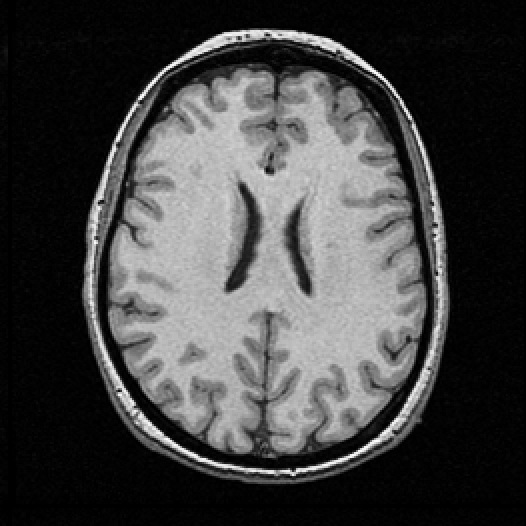
#> input picture IMA201/TPs and TDs/tpseg_03/cerveau.tif, 526 x 526 px
$ python otsu.py
#> lines starting #> are read from the running program, lines starting #| are printed output that depends on the picture; after the words box and inside, x2 and y2 are one past the last pixel; in counts of white or black regions, pixels touching at a corner belong together
### IMA201/TPs and TDs/tpseg_03/mrlab.py
# -*- coding: utf-8 -*-
#
#
#
#########################################################################
u"""
lecture, écriture et affichage d'images à forte dynamique, réeles ou complexes (radar)
"""

MRLABVERSION=u"V0.1  Version du 21 mai 2019"

#############################################################################
import numpy as np

import math

globalparamnotebook=0

##############################################################################
#
def version():
    return MRLABVERSION
##############################################################################
#############################
# [84 lines left out: functions notebook, dericheGradX, dericheGradY, not called in this run]


################################################
# 22 mai 2019
def sobelGradX(ima):

    nl,nc=ima.shape
    gradx=np.zeros((nl,nc))


#gradx=np.zeros(nl,nc)
    for i in range(1,nl-1):
        for j in range(1,nc-1):
            gradx[i,j]=ima[i-1,j+1]+2*ima[i,j+1]+ima[i+1,j+1]-ima[i-1,j-1]-2*ima[i,j-1]-ima[i+1,j-1];

    return gradx

################################################
# 22 mai 2019
def sobelGradY(ima):

    nl,nc=ima.shape
    grady=np.zeros((nl,nc))


#gradx=np.zeros(nl,nc)
    for i in range(1,nl-1):
        for j in range(1,nc-1):
            grady[i,j]=ima[i+1,j-1]+2*ima[i+1,j]+ima[i+1,j+1]-ima[i-1,j-1]-2*ima[i-1,j]-ima[i-1,j+1];

    return grady
################################################
# 27 juilet 2019
def toto(a):
    print ('a : %f'%a)

################################################
# 22 mai 2019

# [117 lines left out: functions normeGradient, dericheSmoothX, dericheSmoothY, maximaDirectionGradient, interpolationbilineaire, not called in this run]


############################################################################
# Septembre 2017 : une liste de paramètres sont requis
#

### IMA201/TPs and TDs/tpseg_03/otsu.py
#!/usr/bin/env python3
# -*- coding: utf-8 -*-
"""
Created on Wed Sep 30 15:22:20 2020

@author: mroux
"""
#%%

import matplotlib.pyplot as plt
from skimage import data
from skimage import io as skio
from skimage.filters import threshold_otsu
import numpy as np
import mrlab as mr
from skimage import filters

#%%
def histogram(im):

    nl,nc=im.shape

    hist=np.zeros(256)

    for i in range(nl):
        for j in range(nc):
            hist[im[i][j]]=hist[im[i][j]]+1

    for i in range(256):
        hist[i]=hist[i]/(nc*nl)

    return(hist)


def otsu_thresh(im, lower_mean=0, upper_mean=256):

    h=histogram(im)

    m=0
    for i in range(256):
        m=m+i*h[i]

    maxt=0
    maxk=0


    for t in range(256):
        w0=0
        w1=0
        m0=0
        m1=0
        for i in range(t):
            w0=w0+h[i]
            m0=m0+i*h[i]
        if w0 > 0:
            m0=m0/w0

        for i in range(t,256):
            w1=w1+h[i]
            m1=m1+i*h[i]
        if w1 > 0:
            m1=m1/w1

        k=w0*w1*(m0-m1)*(m0-m1)

        if k > maxk:
            maxk=k
            maxt=t


    thresh=maxt

    return(thresh)

def tri_class_otsu(image):
    t1 = otsu_thresh(image)
    print(t1)
    h=histogram(image)
    imageArray = np.uint32(image)
    above_t1 = imageArray[imageArray>=t1]
    below_t1 = imageArray[imageArray<t1]
    m1_lower = np.mean(below_t1)
    m1_upper = np.mean(above_t1)
    TBD = imageArray[(imageArray>= m1_lower) & (imageArray <= m1_upper)]
    t2, m2_lower, m2_upper, TBD = second_iteration_tri_class_otsu(image, m1_lower, m1_upper, TBD)
    minimunDelta = 0.01 # Stop condition: difference between thresholds
    deltaThresholds = t2 - t1
    t = []
    m_lower = []
    m_upper = []
    t.append(t2)
    m_lower.append(m2_lower)
    m_upper.append(m2_upper)
    x = 0
    while (abs(deltaThresholds) > minimunDelta):
        t_temp, m_lower_temp, m_upper_temp, TBD = second_iteration_tri_class_otsu(image, m_lower[x], m_upper[x], TBD)
        t.append(t_temp)
        m_lower.append(m_lower_temp)
        m_upper.append(m_upper_temp)
        x = x + 1
        deltaThresholds = t[x] - t[x-1]
    return t[x]
def second_iteration_tri_class_otsu(im, m1_lower, m1_upper, TBD):
    h=histogram(im)
    m1_lower = int(m1_lower)
    m1_upper = int(m1_upper)

    m=0
    for i in range(256):
        m=m+i*h[i]

    maxt=0
    maxk=0
    for t in range(m1_lower, m1_upper):
        w2_lower=0
        w2_upper=0
        m2_lower=0
        m2_upper=0
        for i in range(t):
            w2_lower=w2_lower+h[i]
            m2_lower=m2_lower+i*h[i]
        if w2_lower > 0:
            m2_lower=m2_lower/w2_lower

        for i in range(t,256):
            w2_upper=w2_upper+h[i]
            m2_upper=m2_upper+i*h[i]
        if w2_upper > 0:
            m2_upper=m2_upper/w2_upper

        k=w2_lower*w2_upper*(m2_lower-m2_upper)*(m2_lower-m2_upper)
        if k > maxk:
            maxk=k
            maxt=t


    thresh=maxt
    m2_lower = np.mean(TBD[TBD<=thresh])
    m2_upper = np.mean(TBD[TBD>=thresh])
    TBD = TBD[(TBD>=m2_lower) & (TBD <=m2_upper)]
    print(f"n2 = {thresh}")
    return(thresh, m2_lower, w2_lower, TBD)

#%%

image = skio.imread('cerveau.tif')
#> image is the input picture: shape (526, 526); min 0, max 255, mean 66.3
gfima=filters.gaussian(image,0)
grady=mr.sobelGradY(gfima)
#> after the loop in sobelGradY, `for i in range(1,nl-1):`:
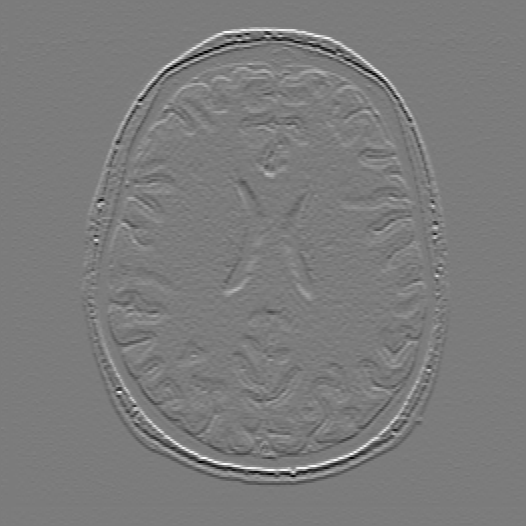
#> grady: shape (526, 526) float64; min -2.91, max 3.08, mean 1.42e-05; drawn with min black and max white
gradx=mr.sobelGradX(gfima)
#> after the loop in sobelGradX, `for i in range(1,nl-1):`:
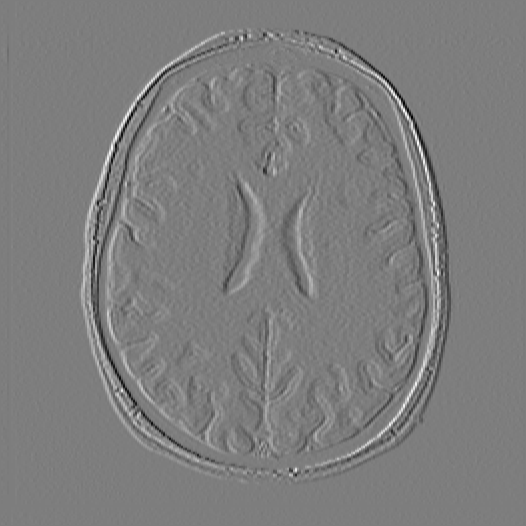
#> gradx: shape (526, 526) float64; min -2.57, max 2.64, mean -0.000188; drawn with min black and max white
norme=np.sqrt(gradx*gradx+grady*grady)
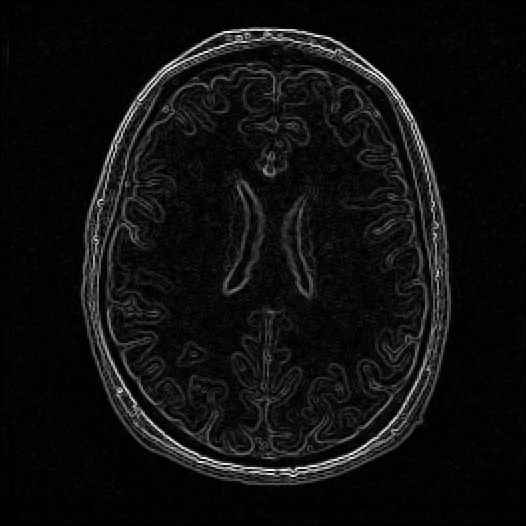
#> norme: shape (526, 526) float64; min 0, max 3.21, mean 0.197; drawn with min black and max white
#image=norme
thresh = threshold_otsu(image)
#> thresh = 83
print(thresh)
#| 83
binary = image > thresh
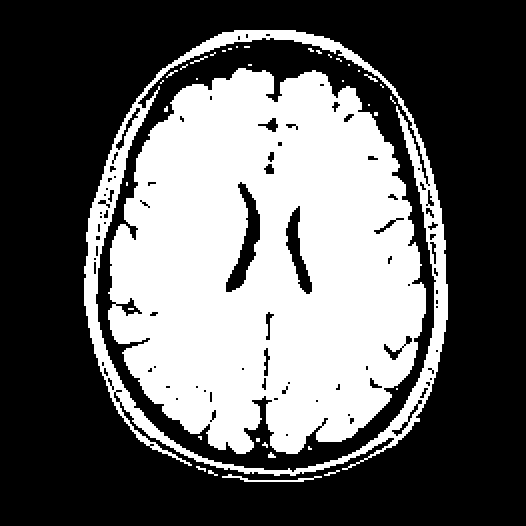
#> binary: shape (526, 526) bool; 38.3% white; 38 white regions (26 under 20 px), largest, box (x1, y1, x2, y2) and area: (108, 68, 426, 454) 90820, (84, 30, 448, 476) 14400, (222, 474, 322, 482) 232

thresh=otsu_thresh(image)
#> after the loop in histogram, `for i in range(nl):`: hist = 256 values, max 29484 at index 2, min 0 at index 8, mean 1080.8
#> after the loop in histogram, `for i in range(256):`: hist = 256 values, max 0.107 at index 2, min 0 at index 8, mean 0.00391
#> in otsu_thresh, `h=histogram(im)`: h has the same summary as hist in histogram
#> the loop in otsu_thresh, `for i in range(256):` made 256 passes
#> m on passes 1 to 3: 0, 0.0862, 0.299
#> after the loop in otsu_thresh, `for i in range(256):`: m = 66.34
#> after the loop in otsu_thresh, `for t in range(256):`: maxk = 5438.6; maxt = 84
#> thresh = 84
binary = image > thresh
print(thresh)
#| 84

thresh = tri_class_otsu(image)
#> the loop in otsu_thresh (call 2), `for i in range(256):` made 256 passes
#| 84
#> in tri_class_otsu, `h=histogram(image)`: h has the same summary as hist in histogram
#> in tri_class_otsu, `m1_lower = np.mean(below_t1)`: m1_lower = 8.24
#> in tri_class_otsu, `m1_upper = np.mean(above_t1)`: m1_upper = 159.9
#> in second_iteration_tri_class_otsu, `h=histogram(im)`: h has the same summary as hist in histogram
#> in second_iteration_tri_class_otsu, `m1_lower = int(m1_lower)`: m1_lower = 8
#> in second_iteration_tri_class_otsu, `m1_upper = int(m1_upper)`: m1_upper = 159
#> the loop in second_iteration_tri_class_otsu, `for i in range(256):` made 256 passes
#> after the loop in second_iteration_tri_class_otsu, `for i in range(256):`: m = 66.34
#| n2 = 84
binary = image > thresh
print(thresh)
#| 84

'''
fig, axes = plt.subplots(ncols=3, figsize=(8, 2.5))
ax = axes.ravel()
ax[0] = plt.subplot(1, 3, 1)
ax[1] = plt.subplot(1, 3, 2)
ax[2] = plt.subplot(1, 3, 3, sharex=ax[0], sharey=ax[0])

ax[0].imshow(image, cmap=plt.cm.gray)
ax[0].set_title('Original')
ax[0].axis('off')
'''
bins=np.max(image)-np.min(image)+1
'''
ax[1].hist(image.ravel(), bins=bins)
ax[1].set_title('Histogram')
ax[1].axvline(thresh, color='r')

ax[2].imshow(binary, cmap=plt.cm.gray)
ax[2].set_title('Thresholded')
ax[2].axis('off')
'''
fig, axes = plt.subplots(ncols=2, figsize=(8, 2.5))
ax = axes.ravel()
ax[0].imshow(binary, cmap=plt.cm.gray)
ax[0].set_title('Thresholded')
ax[1].imshow(norme, cmap=plt.cm.gray)
ax[1].set_title('Norme du gradient')
plt.show()


# %%

$ run again, with IMA201/TPs and TDs/tpseg_03/brain.tif copied over IMA201/TPs and TDs/tpseg_03/cerveau.tif
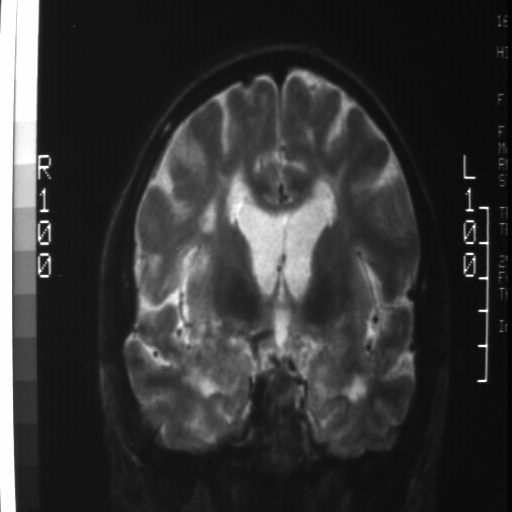
#> input picture IMA201/TPs and TDs/tpseg_03/brain.tif, 512 x 512 px
#> image is the input picture: shape (512, 512); min 1, max 254, mean 53.8
#> after the loop in sobelGradX, `for i in range(1,nl-1):`:
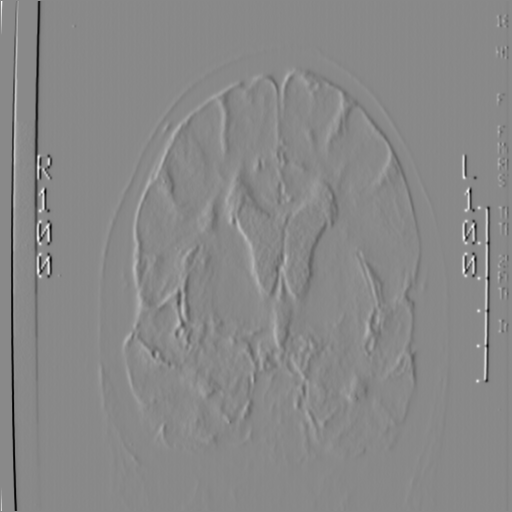
#> gradx: shape (512, 512) float64; min -3.27, max 2.82, mean -0.0149; drawn with min black and max white
#> `thresh = threshold_otsu(image)`: thresh = 112
#| 112
#> after the loop in histogram, `for i in range(nl):`: hist = 256 values, max 16260 at index 19, min 0 at index 0, mean 1024
#> after the loop in histogram, `for i in range(256):`: hist = 256 values, max 0.062 at index 19, min 0 at index 0, mean 0.00391
#> in otsu_thresh, `h=histogram(im)`: h has the same summary as hist in histogram
#> the loop in otsu_thresh, `for i in range(256):` made 256 passes
#> m on passes 1 to 3: 0, 1.14e-05, 0.000546
#> after the loop in otsu_thresh, `for i in range(256):`: m = 53.84
#> after the loop in otsu_thresh, `for t in range(256):`: maxk = 2480.4; maxt = 113
#> `binary = image > thresh`:
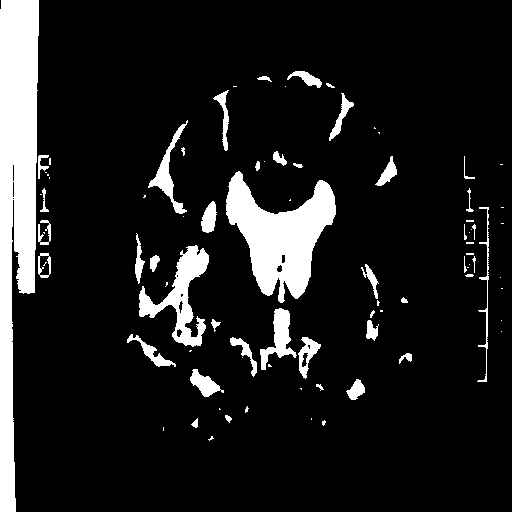
#> binary: shape (512, 512) bool; 11.7% white; 86 white regions (42 under 20 px), largest, box (x1, y1, x2, y2) and area: (0, 0, 39, 512) 13401, (226, 171, 336, 303) 7248, (139, 245, 209, 347) 2509
#| 113
#> the loop in otsu_thresh (call 2), `for i in range(256):` made 256 passes
#| 113
#> in tri_class_otsu, `h=histogram(image)`: h has the same summary as hist in histogram
#> in tri_class_otsu, `m1_lower = np.mean(below_t1)`: m1_lower = 35.57
#> in tri_class_otsu, `m1_upper = np.mean(above_t1)`: m1_upper = 189.6
#> in second_iteration_tri_class_otsu, `h=histogram(im)`: h has the same summary as hist in histogram
#> in second_iteration_tri_class_otsu, `m1_lower = int(m1_lower)`: m1_lower = 35
#> in second_iteration_tri_class_otsu, `m1_upper = int(m1_upper)`: m1_upper = 189
#> the loop in second_iteration_tri_class_otsu, `for i in range(256):` made 256 passes
#> after the loop in second_iteration_tri_class_otsu, `for i in range(256):`: m = 53.84
#| n2 = 113
#| 113
